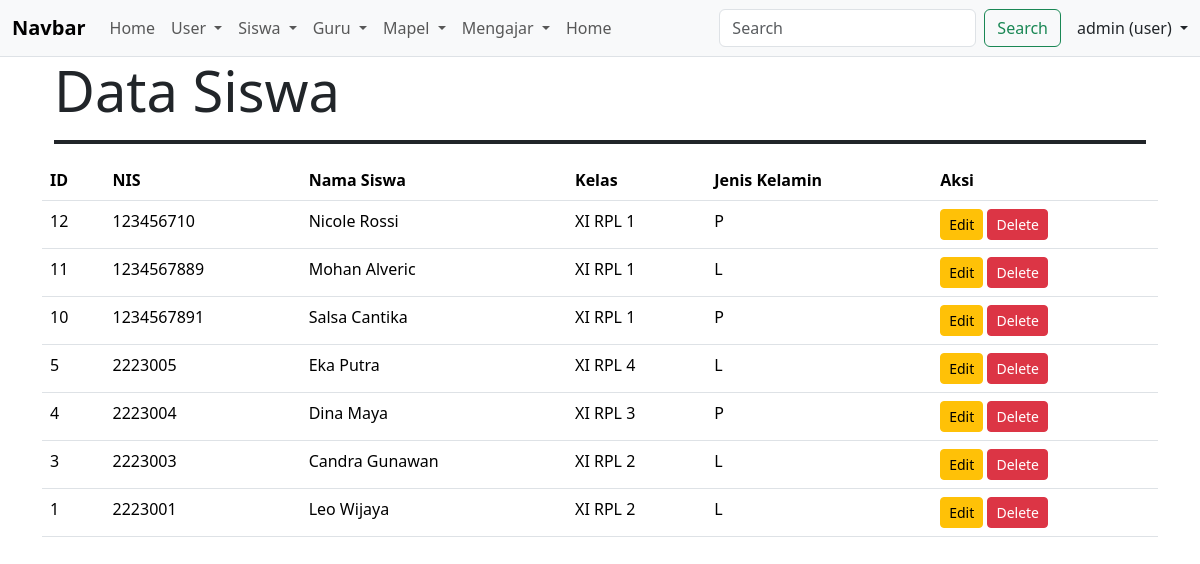
/koneksi/daftar_siswa.php, run on the app's committed database.
### tables this page shows
CREATE TABLE `siswa` (
  `id` int(11) NOT NULL,
  `nis` varchar(10) NOT NULL,
  `nama` varchar(100) NOT NULL,
  `kelas` varchar(10) NOT NULL,
  `jenis_kelamin` enum('L','P') NOT NULL,
  `user_id` int(11) DEFAULT NULL
);

### koneksi/daftar_siswa.php (the view)
<?php
require_once('navbar.php');
require_once('koneksi.php');
$sql = "SELECT * FROM siswa ORDER BY id DESC";
$hasil = mysqli_query($koneksi, $sql);
$data = [];
if (mysqli_num_rows($hasil) > 0) {
    while ($row = mysqli_fetch_assoc($hasil)) {
        $data[] = $row;
    }
} else {
    echo "Tidak ada data";
}
?>
<div class="container">
    <div class="container center">
        <h1 class="fw-normal display-4">Data Siswa</h1>
        <hr class="border border-dark border-2 opacity-100">
    </div>
    <table class="table">
        <thead>
            <tr>
                <th scope="col">ID</th>
                <th scope="col">NIS</th>
                <th scope="col">Nama Siswa</th>
                <th scope="col">Kelas</th>
                <th scope="col">Jenis Kelamin</th>
                <th scope="col">Aksi</th>
            </tr>
        </thead>
        <tbody>
            <?php foreach ($data as $siswa) { ?>
                <tr>
                    <td>
                        <?php echo $siswa['id']; ?>
                    </td>
                    <td>
                        <?php echo $siswa['nis']; ?>
                    </td>
                    <td>
                        <?php echo $siswa['nama']; ?>
                    </td>
                    <td>
                        <?php echo $siswa['kelas']; ?>
                    </td>
                    <td>
                        <?php echo $siswa['jenis_kelamin']; ?>
                    </td>
                    <td>
                        <a href="form_edit.php?id=<?php echo $siswa['user_id']; ?>"
                           class="btn btn-warning btn-sm">
                            Edit
                        </a>
                        <a href="aksi_hapus.php?id=<?php echo $siswa['user_id']; ?>"
                           class="btn btn-danger btn-sm"
                           onclick="return confirm('Apakah Anda yakin ingin menghapus data ini?')">
                            Delete
                        </a>
                    </td>
                </tr>
            <?php } ?>
        </tbody>
    </table>
</div>
<?php require "footer.php"; ?>

### data on the page
siswa: id "12", nis "123456710", nama "Nicole Rossi", kelas "XI RPL 1", jenis_kelamin "P"
siswa: id "11", nis "1234567889", nama "Mohan Alveric", kelas "XI RPL 1", jenis_kelamin "L"
siswa: id "10", nis "1234567891", nama "Salsa Cantika", kelas "XI RPL 1", jenis_kelamin "P"
siswa: id "5", nis "2223005", nama "Eka Putra", kelas "XI RPL 4", jenis_kelamin "L"
siswa: id "4", nis "2223004", nama "Dina Maya", kelas "XI RPL 3", jenis_kelamin "P"
siswa: id "3", nis "2223003", nama "Candra Gunawan", kelas "XI RPL 2", jenis_kelamin "L"
siswa: id "1", nis "2223001", nama "Leo Wijaya", kelas "XI RPL 2", jenis_kelamin "L"

### other printed values
$nama "admin"
$username "user"
